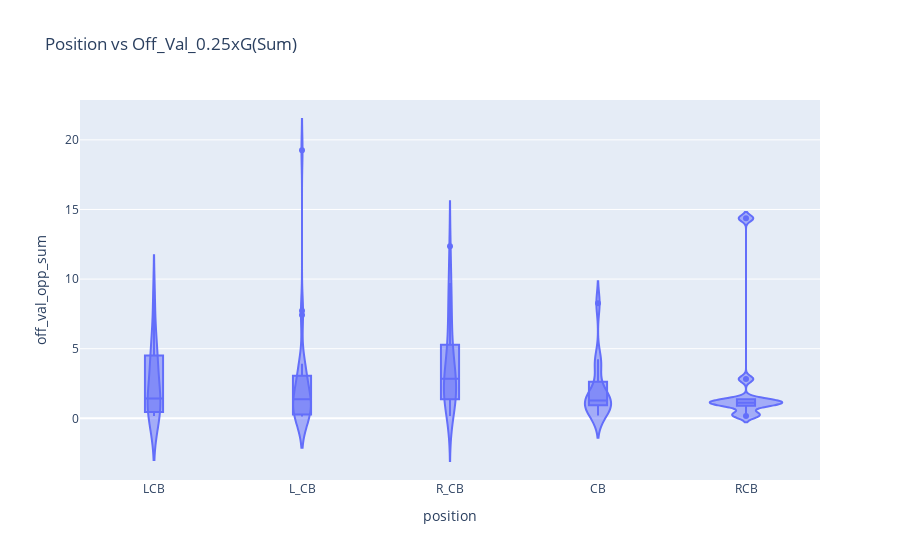

Write notebook code for a chart like this one.
### Code cell
fig = px.violin(df2,
                x='position',
                y='off_val_opp_sum',
                title=r'Position vs Off_Val_0.25xG(Sum)',
                hover_data=['player_name'],
                box=True)
                #points='all')
fig.show()

### Figure 1 — Plotly figure (JSON) as saved in the notebook; plotly's stock layout.template omitted (floating-point values rounded to 4 significant figures)
{"data": [{"alignmentgroup": "True", "box": {"visible": true}, "customdata": [["AaronCresswell"], ["AhmedHegazy"], ["AhmedHegazy"], ["AhmedHegazy"], ["AleksandarDragovic"], ["AlfieMawson"], ["AlfieMawson"], ["AndreasChristensen"], ["AngeloObinzeOgbonna"], ["AntonioRudiger"], ["AntonioRudiger"], ["AshleyWilliams"], ["AymericLaporte"], ["BenMee"], ["BrunoMartinsIndi"], ["CalumChambers"], ["CesarAzpilicuetaTanco"], ["ChrisSmalling"], ["ChrisSmalling"], ["ChrisSmalling"], ["ChristianKabasele"], ["CiaranClark"], ["CiaranClark"], ["ConnorGoldson"], ["DavidLuizMoreiraMarinho"], ["DavinsonSanchezMina"], ["DejanLovren"], ["DejanLovren"], ["EricBertrandBailly"], ["FaustinoMarcosAlbertoRojo"], ["FedericoFernandez"], ["FlorianLejeune"], ["GaryCahill"], ["GaryCahill"], ["GeoffCameron"], ["HarryMaguire"], ["IgnacioMonrealEraso"], ["JamalLascelles"], ["JamesMichaelCollins"], ["JamesTarkowski"], ["JamesTarkowski"], ["JanVertonghen"], ["JanVertonghen"], ["JoelAndreJobMatip"], ["JohnStones"], ["JonnyEvans"], ["JonnyEvans"], ["JoseMigueldaRochaFonte"], ["KevinLong"], ["KurtHappyZouma"], ["KyleBartley"], ["LaurentKoscielny"], ["LaurentKoscielny"], ["LewisDunk"], ["LewisDunk"], ["MamadouSakho"], ["MathiasJattahNjieJorgensen"], ["MayaYoshida"], ["MayaYoshida"], ["MiguelAngelBritosCabrera"], ["NathanAke"], ["NathanAke"], ["NicolasHernanOtamendi"], ["NicolasHernanOtamendi"], ["PerMertesacker"], ["PhilJones"], ["RagnarKlavan"], ["RobHolding"], ["RyanShawcross"], ["RyanShawcross"], ["ScottDann"], ["ScottDann"], ["SeadKolasinac"], ["ShaneDuffy"], ["ShkodranMustafi"], ["ShkodranMustafi"], ["ShkodranMustafi"], ["SteveCook"], ["SteveCook"], ["TimothyFosuMensah"], ["TimothyFosuMensah"], ["TobyAlderweireld"], ["VictorNilssonLindelof"], ["VincentKompany"], ["VirgilvanDijk"], ["VirgilvanDijk"], ["VirgilvanDijk"], ["WesMorgan"], ["WesleyHoedt"], ["WinstonReid"]], "hovertemplate": "position=%{x}<br>off_val_opp_sum=%{y}<br>player_name=%{customdata[0]}<extra></extra>", "legendgroup": "", "marker": {"color": "#636efa"}, "name": "", "offsetgroup": "", "orientation": "v", "scalegroup": "True", "showlegend": false, "type": "violin", "x": ["LCB", "LCB", "L_CB", "R_CB", "R_CB", "LCB", "L_CB", "CB", "CB", "LCB", "RCB", "L_CB", "L_CB", "L_CB", "L_CB", "L_CB", "RCB", "CB", "L_CB", "R_CB", "CB", "LCB", "L_CB", "RCB", "CB", "R_CB", "L_CB", "R_CB", "RCB", "L_CB", "CB", "L_CB", "CB", "LCB", "LCB", "L_CB", "LCB", "R_CB", "RCB", "L_CB", "R_CB", "LCB", "L_CB", "R_CB", "R_CB", "CB", "L_CB", "RCB", "R_CB", "RCB", "R_CB", "LCB", "RCB", "LCB", "L_CB", "L_CB", "R_CB", "RCB", "R_CB", "LCB", "LCB", "L_CB", "L_CB", "R_CB", "CB", "L_CB", "L_CB", "L_CB", "CB", "R_CB", "L_CB", "R_CB", "LCB", "R_CB", "CB", "L_CB", "R_CB", "CB", "R_CB", "RCB", "R_CB", "R_CB", "R_CB", "R_CB", "L_CB", "L_CB", "R_CB", "R_CB", "L_CB", "CB"], "x0": " ", "xaxis": "x", "y": [4.51, 0.171, 0.2175, 2.411, 2.189, 3.814, 1.15, 8.258, 0.4919, 8.559, 0.1694, 1.189, 2.895, 2.153, 0.3328, 0.1863, 14.37, 2.253, 1.278, 1.257, 1.315, 0.3471, 1.67, 1.109, 1.345, 2.836, 0.4356, 2.474, 1.126, 0.1673, 3.733, 7.415, 1.121, 5.805, 1.31, 7.718, 4.543, 7.344, 1.051, 0.175, 1.304, 2.681, 1.757, 6.703, 3.707, 0.1948, 3.205, 0.9053, 1.379, 0.3242, 4.805, 0.1617, 1.262, 1.162, 3.614, 2.91, 12.36, 2.819, 4.815, 1.348, 1.514, 0.1375, 19.25, 1.824, 1.085, 1.459, 1.697, 1.127, 4.249, 1.287, 1.196, 4.716, 0.4596, 9.728, 0.3483, 0.1824, 9.718, 1.257, 2.48, 1.365, 1.319, 2.87, 2.844, 7.763, 3.732, 3.917, 1.227, 0.1706, 0.1799, 1.282], "y0": " ", "yaxis": "y"}], "layout": {"autosize": true, "legend": {"tracegroupgap": 0}, "title": {"text": "Position vs Off_Val_0.25xG(Sum)"}, "violinmode": "group", "xaxis": {"anchor": "y", "autorange": true, "domain": [0, 1], "range": [-0.5, 4.5], "title": {"text": "position"}, "type": "category"}, "yaxis": {"anchor": "x", "autorange": true, "domain": [0, 1], "range": [-4.43, 22.86], "title": {"text": "off_val_opp_sum"}, "type": "linear"}}}
